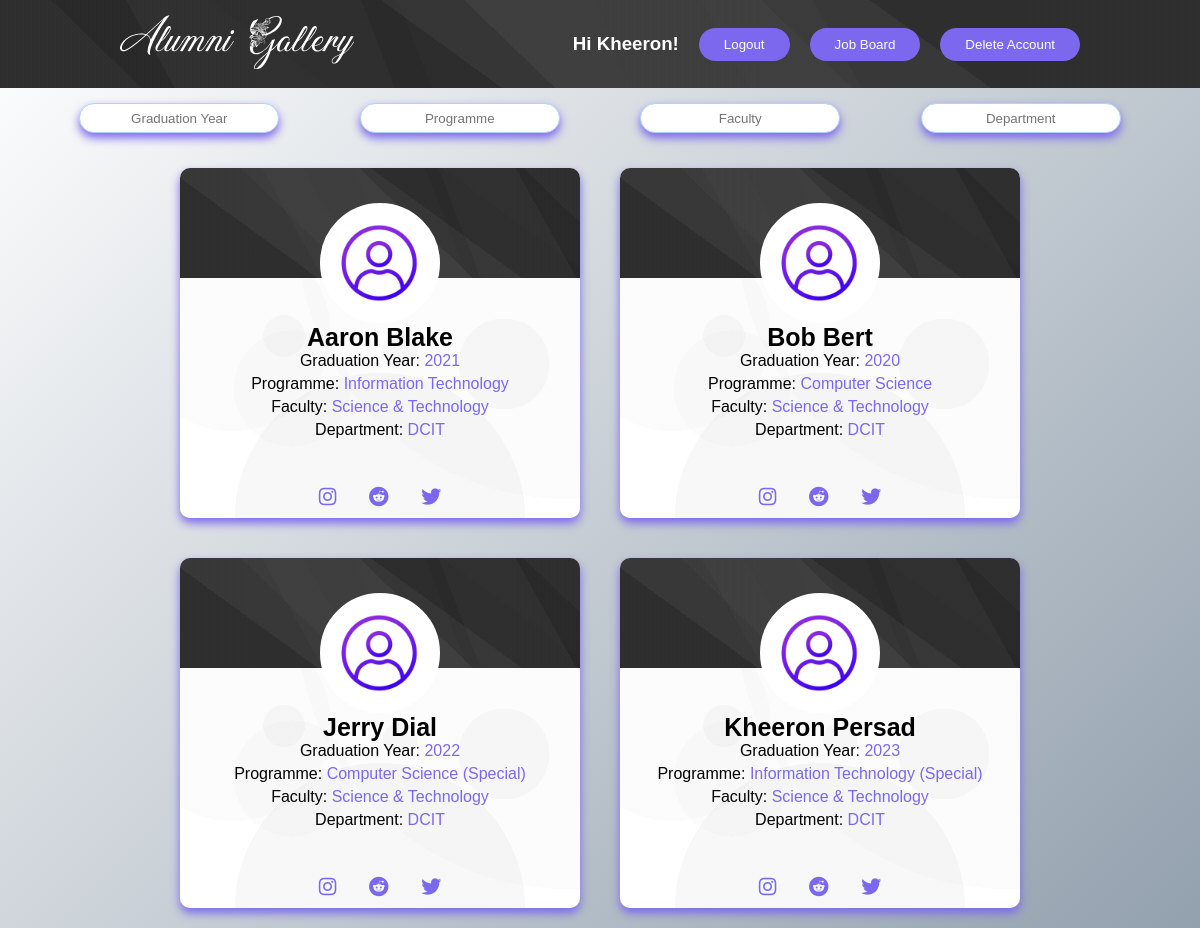
Page /gallery (signed in) on the committed database.
### models.py (models this page shows, shortened)
class User(db.Model, UserMixin):
  id = db.Column(db.Integer, primary_key=True)
  username = db.Column(db.String(80), unique=True, nullable=False)
  email = db.Column(db.String(120), unique=True, nullable=False)
  password = db.Column(db.String(120), nullable=False)
  firstname = db.Column(db.String(80), unique=True, nullable=False)
  lastname = db.Column(db.String(80), unique=True, nullable=False)
  year = db.Column(db.Integer, nullable=False)
  programme = db.Column(db.String(200), nullable=False)
  faculty = db.Column(db.String(200), nullable=False)
  department = db.Column(db.String(120), nullable=False)
  instagram = db.Column(db.String(120))
  reddit = db.Column(db.String(120))
  twitter = db.Column(db.String(120))

### main.py (the view)
@app.route('/gallery', methods=['GET'])
@login_required
def gallery():
  card = User.query.order_by(User.firstname)
  return render_template('gallery.html', cards=card) # pass cards

### main.py (called while the page is built)
@login_manager.user_loader
def load_user(user_id):
    return User.query.get(user_id)

### templates/gallery.html (shortened to what this page needs)
{% extends "index.html" %}
{% block stylesheet%}<link href="/static/gallery.css" rel="stylesheet" type="text/css">{% endblock %}
{% block logo %}<a class="logo" href="/gallery"><img src="static/images/gallery.png" alt="logo"></a>{% endblock %}
{% block hello %}
  {% if current_user.is_authenticated %}
    <h3 class="hi"> Hi {{ current_user.firstname }}! </h3>
  {% endif %}
{% endblock %}
{% block buttons %}
{% if current_user.is_authenticated %}
  <button onclick="window.location.href='/logout'"class="button" class="logout">Logout</button>
{% endif %}
<button onclick="window.location.href='/job'"class="button">Job Board</button>
<button onclick="window.location.href='/delete/{{current_user.id}}'" class="button" href="/delete/{{current_user.id}}">Delete Account</button>
{% endblock %}
{% block content %}
  {% for card in cards %}
    <div class="card">
      <div class="profile-image">
        <img src="static/images/icon.png" alt="">
      </div>
      <div class="card-content">
        <h3>{{card.firstname}} {{card.lastname}}</h3>
        <p>Graduation Year: <span style="color: mediumslateblue">{{card.year}}</span></p>
        <p>Programme: <span style="color: mediumslateblue">{{card.programme}}</span></p>
        <p>Faculty: <span style="color: mediumslateblue">{{card.faculty}}</span</p>
        <p>Department: <span style="color: mediumslateblue">{{card.department}}</span></p>
      </div>
      <div class="icons">
        <a href="https://www.instagram.com/{{card.instagram}}/" class="fab fa-instagram" target="_blank"></a>
        <a href="https://www.reddit.com/user/{{card.reddit}}" class="fab fa-reddit" target="_blank"></a>
        <a href="https://twitter.com/{{card.twitter}}" class="fab fa-twitter" target="_blank"></a>
      </div>
    </div>
  {% endfor %}
{% endblock %}

### templates/index.html (shortened to what this page needs)
<!DOCTYPE html>
<html>
<head>
  {% block stylesheet %}{% endblock %}
  <link rel="stylesheet" href="https://cdnjs.cloudflare.com/ajax/libs/font-awesome/5.12.1/css/all.min.css">
</head>
<body>
  <header>
    {% block logo %}{% endblock %}
    {% block hello %}{% endblock %}
    {% block buttons %}{% endblock %}
  </header>
  <div class="search">
    <input class="searchtxt" type="text" placeholder="Graduation Year">
    <input class="searchtxt" type="text" placeholder="Programme">
    <input class="searchtxt" type="text" placeholder="Faculty">
    <input class="searchtxt" type="text" placeholder="Department">
  </div>
  <div class='flex-box'>{% block content %}{% endblock %}</div>
</body>
</html>

### static/gallery.css (style rules this page uses)
* { box-sizing: border-box; margin: 0; padding: 0; }
body { background: linear-gradient(-45deg, lightslategray, white, lightslategray, white); background-size: 400% 400%; animation: gradient 15s ease infinite; height: 100vh; }
header { display: flex; justify-content: flex-end; align-items: center; padding: 15px 10%; background-image: linear-gradient(396deg, rgba(77, 77, 77,0.05) 0%, rgba(77, 77, 77,0.05) 25%,rgba(42, 42, 42,0.05) 25%, rgba(42, 42, 42,0.05) 38%,rgba(223, 223, 223,0.05) 38%, rgba(223, 223, 223,0.05) 75%,rgba(36, 36, 36,0.05) 75%, rgba(36, 36, 36,0.05) 100%),linear-gradient(224deg, rgba(128, 128, 128,0.05) 0%, rgba(128, 128, 128,0.05) 34%,rgba(212, 212, 212,0.05) 34%, rgba(212, 212, 212,0.05) 57%,rgba(25, 25, 25,0.05) 57%, rgba(25, 25, 25,0.05) 89%,rgba(135, 135, 135,0.05) 89%, rgba(135, 135, 135,0.05) 100%),linear-gradient(421deg, rgba(55, 55, 55,0.05) 0%, rgba(55, 55, 55,0.05) 14%,rgba(209, 209, 209,0.05) 14%, rgba(209, 209, 209,0.05) 60%,rgba(245, 245, 245,0.05) 60%, rgba(245, 245, 245,0.05) 69%,rgba(164, 164, 164,0.05) 69%, rgba(164, 164, 164,0.05) 100%),linear-gradient(429deg, rgba(248, 248, 248,0.05) 0%, rgba(248, 248, 248,0.05) 32%,rgba(148, 148, 148,0.05) 32%, rgba(148, 148, 148,0.05) 35%,rgba(202, 202, 202,0.05) 35%, rgba(202, 202, 202,0.05) 51%,rgba(181, 181, 181,0.05) 51%, rgba(181, 181, 181,0.05) 100%),linear-gradient(272deg, hsl(214,0%,11%),hsl(214,0%,11%)); }
.logo { margin-right: auto; }
.button { margin-left: 20px; padding: 9px 25px; background-color: mediumslateblue; border: none; border-radius: 50px; cursor: pointer; transition: all 0.3s ease 0s; color: white; }
.hi { font-family: "Candara", sans-serif; color: white !important; }
.search { padding-top: 15px; padding-bottom: 15px; padding-left: 39px; padding-right: 39px; display: flex; justify-content:space-around; }
.searchtxt { border-radius: 25px; text-align: center; }
input { border: 1px solid #b1d2fe; height: 30px; width: 200px; box-shadow: 0px 5px 10px mediumslateblue; }
.flex-box { display: flex; justify-content: center; align-items: center; flex-wrap: wrap; }
.card { position: relative; font-family: "Candara", sans-serif; width: 400px; height: 350px; margin: 20px; overflow: hidden; background-image: radial-gradient(circle at 13% 47%, rgba(140, 140, 140,0.03) 0%, rgba(140, 140, 140,0.03) 25%,transparent 25%, transparent 100%),radial-gradient(circle at 28% 63%, rgba(143, 143, 143,0.03) 0%, rgba(143, 143, 143,0.03) 16%,transparent 16%, transparent 100%),radial-gradient(circle at 81% 56%, rgba(65, 65, 65,0.03) 0%, rgba(65, 65, 65,0.03) 12%,transparent 12%, transparent 100%),radial-gradient(circle at 26% 48%, rgba(60, 60, 60,0.03) 0%, rgba(60, 60, 60,0.03) 6%,transparent 6%, transparent 100%),radial-gradient(circle at 97% 17%, rgba(150, 150, 150,0.03) 0%, rgba(150, 150, 150,0.03) 56%,transparent 56%, transparent 100%),radial-gradient(circle at 50% 100%, rgba(25, 25, 25,0.03) 0%, rgba(25, 25, 25,0.03) 36%,transparent 36%, transparent 100%),radial-gradient(circle at 55% 52%, rgba(69, 69, 69,0.03) 0%, rgba(69, 69, 69,0.03) 6%,transparent 6%, transparent 100%),linear-gradient(90deg, rgb(255,255,255),rgb(255,255,255)); border-radius: 10px; box-shadow: 0px 5px 10px mediumslateblue; display: flex; flex-direction: column; transition-duration: 0.4s; transition-property: transform; }
.profile-image img { width: 120px; height: 120px; position: relative; margin-top: -75px; display: block; margin-left: auto; margin-right: auto; border-radius: 100px; border: 8px solid #fff; transition-duration: 0.4s; transition-property: transform; background: white; }
.card-content h3 { color: black !important; font-size: 25px; text-align: center; margin: 0; }
.card-content p { font-size: 16px; text-align: center; padding: 0 20px 5px 20px; }
.icons { text-align: center; position: absolute; bottom: 10px; display: block; margin-left: auto; margin-right: auto; width: 100%; }
.icons a { text-decoration: none; font-size: 20px; color: mediumslateblue; padding: 0 14px; transition-duration: 0.4s; transition-property: transform; }

### rows in the picture
User: firstname "Kheeron", lastname "Persad", year "2023", programme "Information Technology (Special)", faculty "Science & Technology", department "DCIT"
User: firstname "Aaron", lastname "Blake", year "2021", programme "Information Technology", faculty "Science & Technology", department "DCIT"
User: firstname "Bob", lastname "Bert", year "2020", programme "Computer Science", faculty "Science & Technology", department "DCIT"
User: firstname "Jerry", lastname "Dial", year "2022", programme "Computer Science (Special)", faculty "Science & Technology", department "DCIT"
